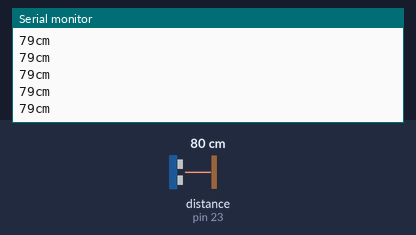
Simulated run of this sketch. Board: Arduino Mega 2560, built with avr-gcc and run on an emulated ATmega2560. On the bench: the last lines printed to the serial monitor. Wiring (inferred from the names in the program): ultrasonic range finder: trigger pin 22; echo pin 23. The inputs (shaded band) are chosen by the test bench; at power-on: distance to the obstacle (sensor on pin 23) 80 cm. The echo pulse lasts 58.3 µs per cm.

Above: at 1.2 s.
1.3 s: distance to the obstacle (sensor on pin 23) set to 2 cm
At 1.71 s:
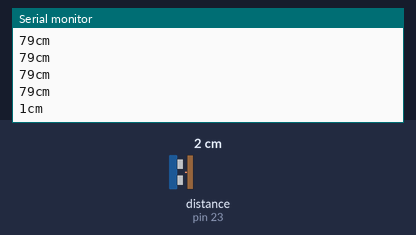
2.8 s: distance to the obstacle (sensor on pin 23) set to 4 cm
At 2.97 s:
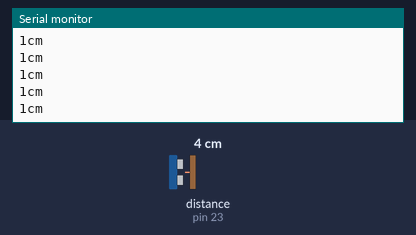
Timing chart, 0 to 5.8 s (numbered marks = the images above; inputs shaded):
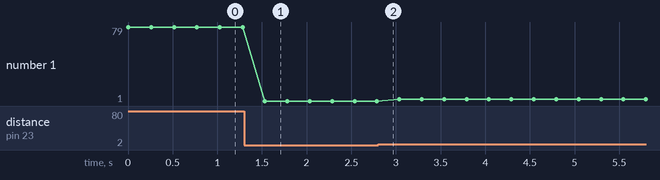

The sketch:

6_Senzor_Distanta.ino
```cpp
//Acest exemplu arata distanta intre senzorul ultrasonic si cel mai apropiat obiect

int pinDeclansare = 22;    //pinul care trimite semnal ultrasonic
int pinEcou = 23;    //pinul care primeste ecoul ultrasonic
long duration, cm, inches;

void setup() {
  //Serial Port begin
  Serial.begin (9600);
  //Define inputs and outputs
  pinMode(pinDeclansare, OUTPUT);
  pinMode(pinEcou, INPUT);
}

void loop()
{
  // Senzorul e declansat de un puls mai lung de 5 milisecunde
  // Incepem cu un puls low ca sa asiguram calitatea pulsului high
  digitalWrite(pinDeclansare, LOW);
  delayMicroseconds(5);
  digitalWrite(pinDeclansare, HIGH);
  delayMicroseconds(10);
  digitalWrite(pinDeclansare, LOW);

  // Citeste valoarea initiala
  // durata este in milisecunde

  duration = pulseIn(pinEcou, HIGH);

  // folosim o formula matematica sa schimbam din milisecunde in centimetri
  cm = (duration/2) / 29.1;

  Serial.print(cm);
  Serial.print("cm");
  Serial.println();

  delay(250);
}
```

Measured:
- after the input at 1.3 s, the serial monitor: prints a new line after 0.23 s (image 1)
- plotted number 1: 79 → 1 after the input at 1.3 s, 1 → 3 after the input at 2.8 s
